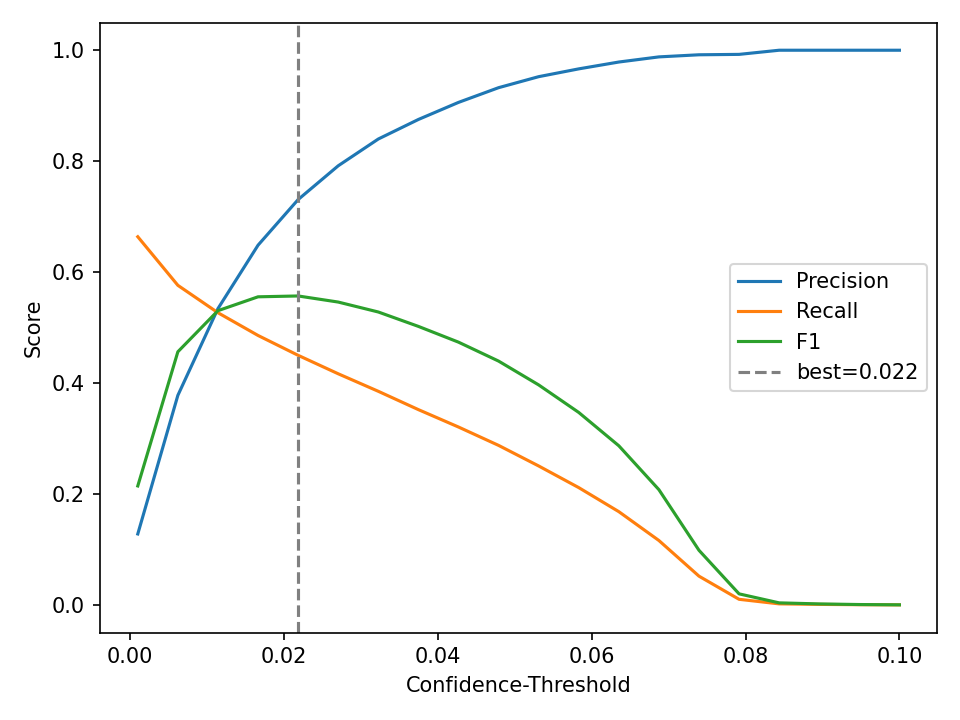

Reproduce this figure in Python.
#!/usr/bin/env python
# conf_sweep.py – finde optimale Confidence-Schwelle & zeichne Kurve
# ---------------------------------------------------------------
import argparse, numpy as np, torch, matplotlib.pyplot as plt
from tqdm import tqdm
from datasets.wider_face import WIDERFaceDataset
from torch.utils.data    import DataLoader
from models.yolo         import YOLOv5Small
from utils.boxes         import (non_max_suppression,
                                 xywh2xyxy, xyxy2xywh, bbox_iou)
from eval_metrics        import ap_per_class            # schon vorhanden

# -----------------------------------------------------------------
def build_val_loader(img_size, bs=8):
    val_ds = WIDERFaceDataset("WIDER_val/images",
                              "WIDER_train/wider_face_split/wider_face_val.mat",
                              img_size=img_size)
    collate = lambda batch: (list(zip(*batch))[0], list(zip(*batch))[1])
    return DataLoader(val_ds, batch_size=bs, shuffle=False,
                      num_workers=0, collate_fn=collate)

@torch.no_grad()
def precision_recall(model, dataloader, conf_th, strides, img_size, device):
    stats = []
    for imgs, tgt_list in tqdm(dataloader, leave=False):
        imgs = torch.stack(imgs).to(device)

        # --- Predictions dekodieren (wie im Training/Eval) ---
        preds = []
        for li, p in enumerate(model(imgs)):
            bs,_,ny,nx = p.shape
            p = p.view(bs,3,model.num_outputs,ny,nx).permute(0,1,3,4,2).contiguous()
            gy,gx = torch.meshgrid(torch.arange(ny), torch.arange(nx), indexing='ij')
            grid   = torch.stack((gx,gy),2).view(1,1,ny,nx,2).to(device)
            anchor = model.anchors[li].to(device).view(1,3,1,1,2)
            xy  = (p[...,:2].sigmoid()*2 - 0.5 + grid) * strides[li]
            wh  = ((p[...,2:4].sigmoid()*2)**2) * anchor * strides[li]
            obj =  p[...,4:5].sigmoid()
            cls =  p[...,5:].sigmoid()
            preds.append(torch.cat((xy,wh,obj,cls),-1).view(bs,-1,model.num_outputs))
        dets = non_max_suppression(torch.cat(preds,1), conf_th, 0.45)

        # --- Targets zusammenstellen ---
        tgt = [torch.cat((torch.full((t.shape[0],1),i), t),1)
               for i,t in enumerate(tgt_list) if t.numel()]
        targets = torch.cat(tgt,0).to(device) if tgt else torch.zeros((0,6), device=device)

        # --- pro Bild stats sammeln ---
        for si, det in enumerate(dets):
            gt = targets[targets[:,0]==si, 1:]
            correct = torch.zeros(det.shape[0], dtype=torch.bool, device=device)
            if gt.numel():
                gt_boxes = xywh2xyxy(gt[:,1:5] * img_size)
                for di,(*box_xyxy,conf,cls_id) in enumerate(det):
                    iou = bbox_iou(
                        xyxy2xywh(torch.tensor(box_xyxy, device=device)).unsqueeze(0),
                        xyxy2xywh(gt_boxes)
                    ).max(1)[0]
                    correct[di] = (iou > 0.5)
            stats.append((correct.cpu(), det[:,4].cpu(),
                          det[:,5].cpu().int(),
                          gt[:,0].cpu().int() if gt.numel() else torch.tensor([],dtype=torch.int)))
    if not stats:
        return 0.,0.,0.
    tp, conf, pred_cls, target_cls = [torch.cat(x,0).numpy() for x in zip(*stats)]
    P,R,_ = ap_per_class(tp, conf, pred_cls, target_cls)
    F1 = 2*P*R / (P+R+1e-9)
    return P,R,F1

# -----------------------------------------------------------------
def main():
    ap = argparse.ArgumentParser()
    ap.add_argument("--weights", required=True)
    ap.add_argument("--img_size", type=int, default=640)
    ap.add_argument("--min_conf", type=float, default=0.001)
    ap.add_argument("--max_conf", type=float, default=0.5)
    ap.add_argument("--steps",   type=int,   default=40)
    args = ap.parse_args()

    device = torch.device('mps' if torch.backends.mps.is_available()
                          else 'cuda' if torch.cuda.is_available()
                          else 'cpu')
    model  = YOLOv5Small(num_classes=1).to(device)
    model.load_state_dict(torch.load(args.weights, map_location=device))
    model.eval()

    strides = [4,8,16]
    val_dl  = build_val_loader(args.img_size, bs=8)

    conf_grid = np.linspace(args.min_conf, args.max_conf, args.steps)
    P,R,F1 = [],[],[]
    print(f"⇢ Sweep {len(conf_grid)} Schwellen …")
    for c in conf_grid:
        p,r,f = precision_recall(model, val_dl, c, strides, args.img_size, device)
        P.append(p); R.append(r); F1.append(f)
        print(f"conf={c:7.4f} | P={p:.3f}  R={r:.3f}  F1={f:.3f}")

    best_i = int(np.argmax(F1))
    print("\n✔  Beste Schwelle nach F1:",
          f"{conf_grid[best_i]:.4f}  (P={P[best_i]:.3f}, R={R[best_i]:.3f})")

    # ---------- Plot ----------
    plt.plot(conf_grid, P,  label="Precision")
    plt.plot(conf_grid, R,  label="Recall")
    plt.plot(conf_grid, F1, label="F1")
    plt.axvline(conf_grid[best_i], ls="--", color="grey",
                label=f"best={conf_grid[best_i]:.3f}")
    plt.xlabel("Confidence-Threshold"); plt.ylabel("Score")
    plt.legend(); plt.tight_layout()
    plt.savefig("conf_sweep.png", dpi=150)
    print("Plot gespeichert  →  conf_sweep.png")

if __name__ == "__main__":
    main()
